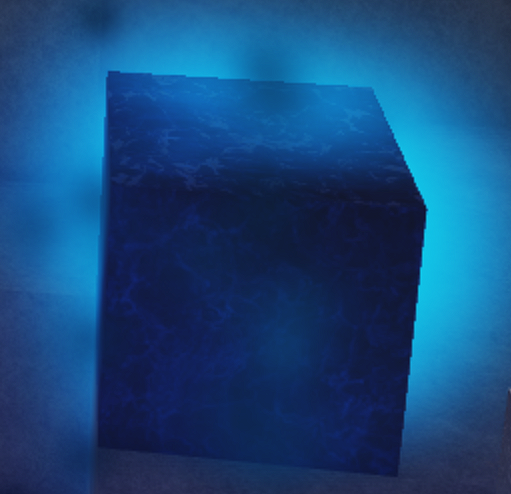
#> input picture block.png, 511 x 494 px
$ python sobelderivatives.py
#> lines starting #> are read from the running program, lines starting #| are printed output that depends on the picture
import sys
import cv2 as cv

def main(argv):
    kernel_size = 3
    window_name = "Laplace Demo"

    imageName = argv[0] if len(argv) > 0 else 'block.png'
    src = cv.imread(cv.samples.findFile(imageName), cv.IMREAD_COLOR)
#> src is the input picture: shape (494, 511, 3); mean B, G, R 122.5, 71.6, 22.5

    if src is None:
        print('Error opening image')
        print('Program Arguments: [image_name -- default block.png]')
        return -1

    src = cv.GaussianBlur(src, (3, 3), 0)
    src_gray = cv.cvtColor(src, cv.COLOR_BGR2GRAY)
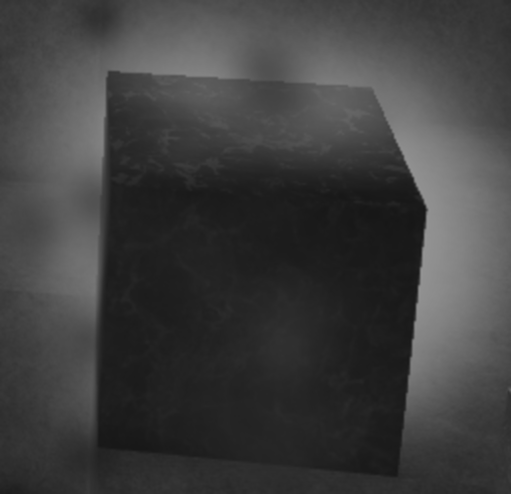
#> src_gray: shape (494, 511); min 22, max 148, mean 62.8

    cv.namedWindow(window_name, cv.WINDOW_AUTOSIZE)

    dst = cv.Laplacian(src_gray, cv.CV_16S, ksize=kernel_size)
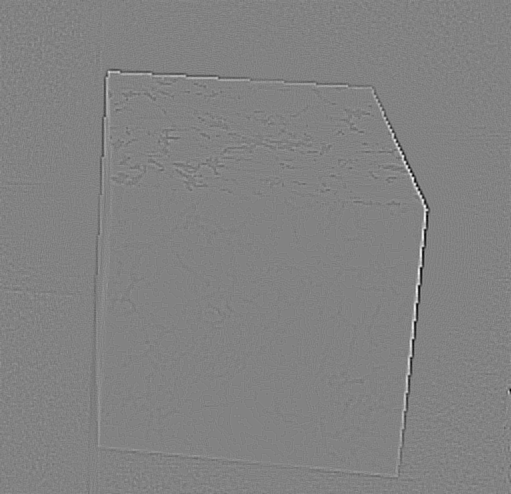
#> dst: shape (494, 511) int16; min -126, max 120, mean 0; drawn with min black and max white
    abs_dst = cv.convertScaleAbs(dst, alpha=3.0, beta=0)
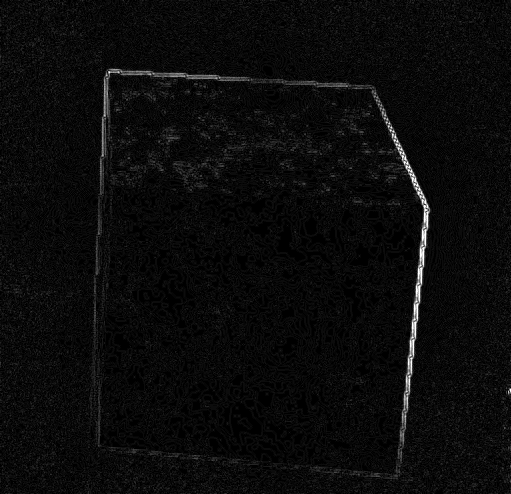
#> abs_dst: shape (494, 511); min 0, max 255, mean 10.9

    cv.imshow(window_name, abs_dst)
    cv.waitKey(0)

    return 0

if __name__ == "__main__":
    main(sys.argv[1:])
